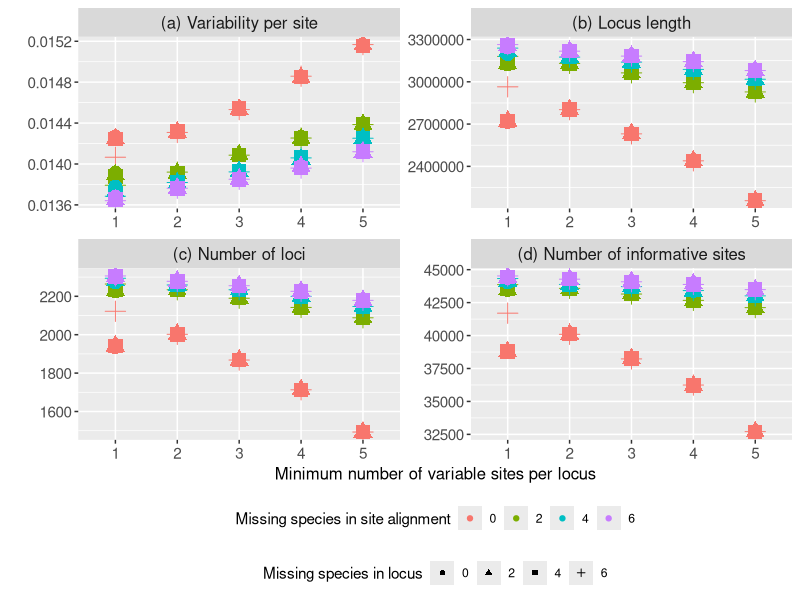
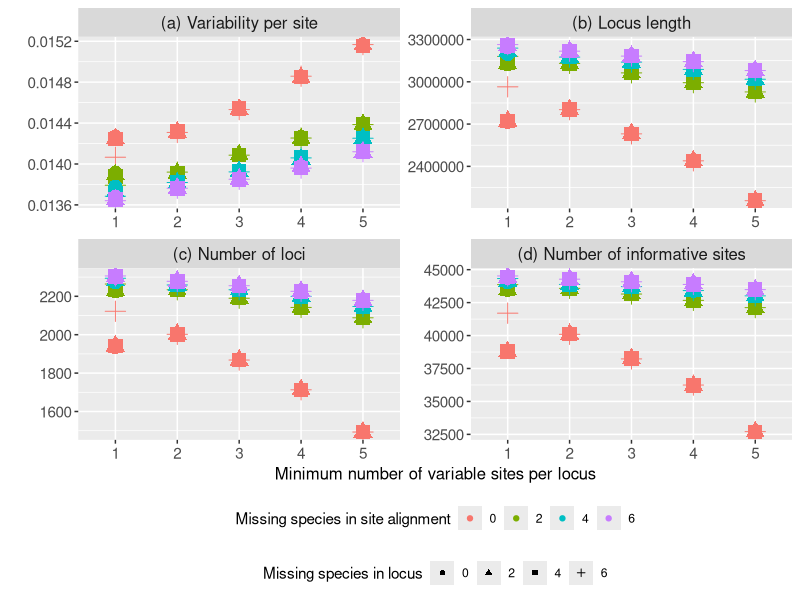

The R source for these figures, in order:
library(tidyverse)

opt <- read.csv('Bur_optimize_markers.tsv', sep = ' ')

opt <- opt %>% separate_wider_delim(ALIGNMENT_INFO, '_m', names = c('old', 'm')) %>%
  separate_wider_delim('m', '.', names = c('m','txt')) %>% select(-old, -txt, -num_contigs)

opt <- opt %>% mutate(avg_var = num_pi_sites/contig_length) %>% pivot_longer(4:8)
opt$m <- factor(opt$m, levels=unique(opt$m))

# New facet label names
new.labs <- c("Variability per site", "Locus length", "Number of loci", "Number of informative sites")
names(new.labs) <- opt %>% filter(name != 'SISRS_sites') %>% pull(name) %>% unique() %>% sort()

# labels for plot titles and id
facet_letter_labeller <- function(labels) {
  # Replace names with human-readable labels
  labels[[1]] <- new.labs[labels[[1]]]
  # Add (a), (b), (c)...
  letters_vec <- paste0("(", letters[seq_len(nrow(labels))], ") ")
  labels[[1]] <- paste0(letters_vec, labels[[1]])
  labels
}

opt %>%
  filter(name != 'SISRS_sites') %>%
  ggplot(aes(factor(THRESHOLD), value, color = m)) + 
  geom_point(aes(shape = factor(NUM_MISS), size = 3)) +
  facet_wrap(
    ~ name,
    scales = "free",
    labeller = facet_letter_labeller
  ) +
  labs(
    x = "Minimum number of variable sites per locus",
    y = "",
    color = "Missing species in site alignment",
    shape = "Missing species in locus"
  ) +
  theme(
    axis.text.x = element_text(size = 11),
    strip.text = element_text(size = 12),
    axis.title.x = element_text(size = 12),
    axis.text.y = element_text(size = 11),
    legend.position = "bottom",
    legend.box = "vertical"
  ) +
  guides(size = "none")

ggsave("optimized_data_info.jpg", width = 6.5, height = 4.5, units = "in")

